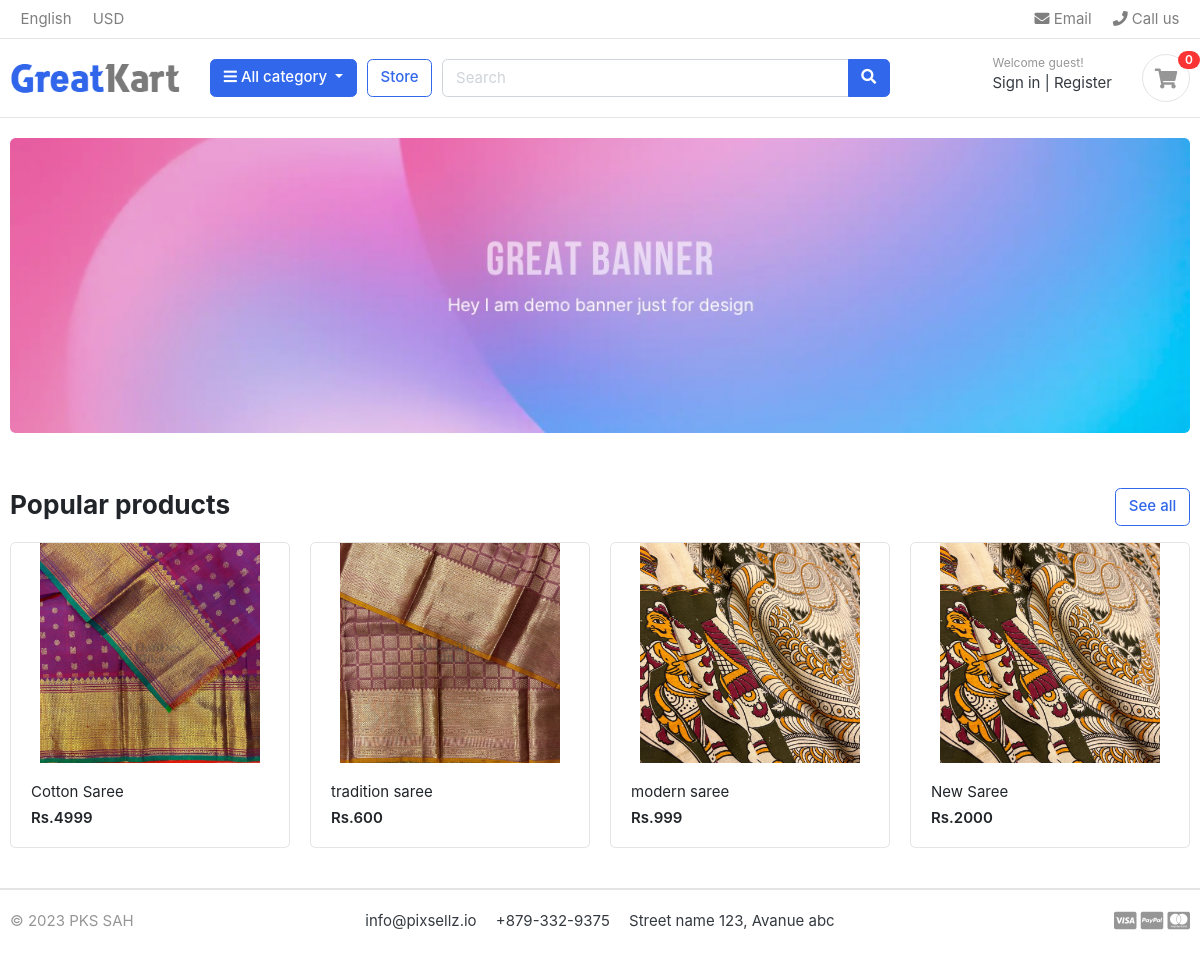
The page / on the database its author committed.
### store/models.py (models this page shows, shortened)
class Product(models.Model):
    product_name = models.CharField(max_length=200, unique=True)
    slug = models.SlugField(max_length=200, unique=True)
    description = models.TextField(max_length=500, blank=True)
    price = models.IntegerField()
    images = models.ImageField(upload_to='photos/products')
    stock = models.IntegerField()
    is_available = models.BooleanField(default=True)
    category = models.ForeignKey(Category, on_delete=models.CASCADE)
    created_date = models.DateField(auto_now_add=True)
    modified_date = models.DateTimeField(auto_now=True)
    def get_url(self):
        return reverse('product_detail',args=[self.category.slug, self.slug])

### ecom/views.py (the view)
# urls.py: 2. Add a URL to urlpatterns:  path('', views.home, name='home')
def home(request):
    products = Product.objects.all().filter(is_available=True)
    context = {
        'products': products,
    }
    return render(request, 'home.html', context)

### category/context_processors.py (called while the page is built)
def menu_links(request):
    links = Category.objects.all()
    return dict(links=links)

### category/models.py (called while the page is built)
    def get_url(self):
        return reverse('product_by_category', args=[self.slug])

### templates/home.html
{% extends 'base.html' %}
{% load static %}
{% block content %}
<body>
</body>
<section class="section-intro padding-y-sm">
<div class="container">
<div class="intro-banner-wrap">
	<img src="{% static 'images/banners/1.jpg' %}" class="img-fluid rounded">
</div>
</div>
</section>
<section class="section-name padding-y-sm">
<div class="container">
<header class="section-heading">
	<a href="{% url 'store' %}" class="btn btn-outline-primary float-right">See all</a>
	<h3 class="section-title">Popular products</h3>
</header>
<div class="row">
	{% for product in products %}
	<div class="col-md-3">
		<div class="card card-product-grid">
			<a href="{{product.get_url}}" class="img-wrap"> <img src="{{ product.images.url }}"> </a>
			<figcaption class="info-wrap">
				<a href="{{product.get_url}}" class="title">{{product.product_name}}</a>
				<div class="price mt-1">Rs.{{product.price}}</div>
			</figcaption>
		</div>
	</div>
	{% endfor %}
</div>
</div>
</section>
{% endblock %}

### static/css/ui.css (style rules this page uses)
html { font-family: "Inter", sans-serif; font-size: 15px; }
.img-wrap { text-align: center; display: block; }
.img-wrap img { max-width: 100%; }
.padding-y-sm { padding-top: 20px; padding-bottom: 20px; }
.section-heading { margin-bottom: 20px; margin-top: 15px; }
.section-title { color: #212529; }
[class*=card-product] a.title { color: #212529; display: block; }
[class*=card-product] .img-wrap { overflow: hidden; position: relative; }
[class*=card-product] .img-wrap img { height: 100%; max-width: 100%; width: auto; display: inline-block; -o-object-fit: cover; object-fit: cover; }
.card-product-grid { margin-bottom: 20px; }
.card-product-grid .img-wrap { border-radius: 0.2rem 0.2rem 0 0; height: 220px; }
.card-product-grid .info-wrap { overflow: hidden; padding: 18px 20px; }
.card .img-wrap { overflow: hidden; }
.price { font-weight: 600; color: #212529; }

### rows shown on the page
Product: images (picture), product_name "Cotton Saree", price "4999"
Product: images (picture), product_name "tradition saree", price "600"
Product: images (picture), product_name "modern saree", price "999"
Product: images (picture), product_name "New Saree", price "2000"
